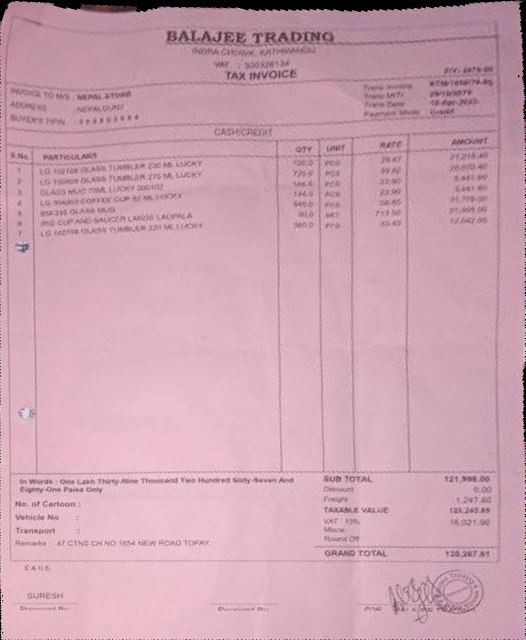
#> input picture work/Checkpoints/Previous Straightening Method/Original Perspective Basis.png, 1051 x 1280 px (shown at 1/2 size)
$ python -i preserved_rules.py   (imports and definitions only)
#> lines starting #> are read from the running program, lines starting #| are printed output that depends on the picture; after the words box and inside, x2 and y2 are one past the last pixel; in counts of white or black regions, pixels touching at a corner belong together
"""Recover printed rules from the already accepted warp before replacing it."""
import cv2,numpy as np
from printed_line_mesh import extract_rules

def sample_grid(grid,points):
    n=grid.shape[0];xy=points*(n-1);lo=np.clip(np.floor(xy).astype(int),0,n-2);f=xy-lo;x=lo[:,0];y=lo[:,1];a=f[:,0,None];b=f[:,1,None]
    return (1-a)*(1-b)*grid[y,x]+a*(1-b)*grid[y,x+1]+(1-a)*b*grid[y+1,x]+a*b*grid[y+1,x+1]

def solid_rules(gray):
    # Existing straight borders can be thicker than the reconstruction
    # detector's thin-rule limit. Long horizontal opening cannot follow text.
    h,w=gray.shape
    binary=cv2.adaptiveThreshold(gray,255,cv2.ADAPTIVE_THRESH_GAUSSIAN_C,cv2.THRESH_BINARY_INV,31,12)
    opened=cv2.morphologyEx(binary,cv2.MORPH_OPEN,np.ones((1,max(20,round(w*.2))),np.uint8))
    _,labels,stats,_=cv2.connectedComponentsWithStats(opened)
    result=[]
    for index,(x,y,ww,hh,area) in enumerate(stats):
        if index==0 or ww<w*.3 or hh>max(8,h*.015) or not h*.025<y<h*.975:continue
        xx=np.linspace(x+1,x+ww-2,33);yy=[]
        for px in xx:
            hits=np.flatnonzero(labels[y:y+hh,round(px)]==index)
            yy.append(y+np.mean(hits) if len(hits) else np.nan)
        if np.isfinite(yy).all():result.append(np.column_stack([xx,yy])/[w-1,h-1])
    return result

def accepted_output_rules(gray,accepted):
    h,w=gray.shape;scale=min(1.,640/max(h,w));oh,ow=round(h*scale),round(w*scale)
    x,y=np.meshgrid(np.linspace(0,1,ow),np.linspace(0,1,oh));p=np.stack([x,y],-1).reshape(-1,2)
    back=sample_grid(accepted,p).reshape(oh,ow,2)
    previous=cv2.remap(gray,(back[:,:,0]*(w-1)).astype(np.float32),(back[:,:,1]*(h-1)).astype(np.float32),cv2.INTER_LINEAR,borderMode=cv2.BORDER_CONSTANT,borderValue=255)
    observed=[]
    for guides,axis in ((extract_rules(previous)+solid_rules(previous),1),([p[:,::-1] for p in extract_rules(previous.T)+solid_rules(previous.T)],0)):
        for points in guides:
            observed.append((sample_grid(accepted,points),float(np.std(points[:,axis])),axis))
    return observed

def preserves_output_rules(candidate,observed,inverse_points,tolerance=.0003):
    return all(np.std(inverse_points(candidate,source)[:,axis])<=before+tolerance for source,before,axis in observed)

>>> import cv2
>>> picture = cv2.imread('../../../Checkpoints/Previous Straightening Method/Original Perspective Basis.png', cv2.IMREAD_GRAYSCALE)
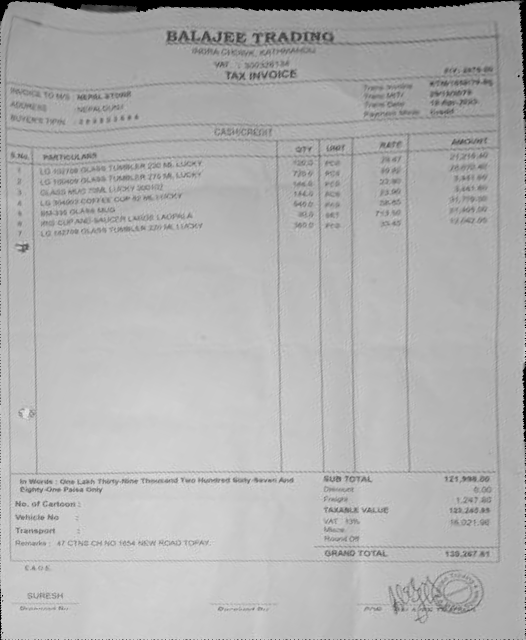
#> picture: shape (1280, 1051) (shown at 1/2 size); min 0, max 232, mean 176.4
>>> result = solid_rules(picture)
#> in solid_rules, `binary=cv2.adaptiveThreshold(gray,255,cv2.ADAPTIVE_THRESH_GAUSSIAN_C,c..`:
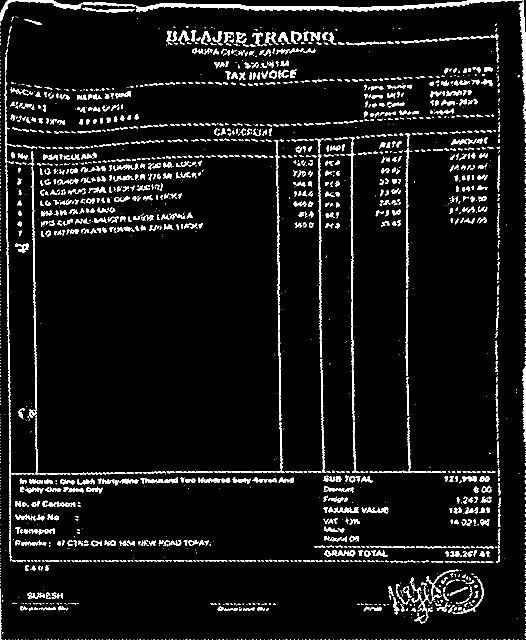
#> binary: shape (1280, 1051) (shown at 1/2 size); 6.6% white; 2161 white regions (1152 under 20 px), largest, box (x1, y1, x2, y2) and area: (0, 0, 1043, 43) 6729, (12, 425, 52, 1040) 1691, (63, 333, 74, 823) 1480
#> in solid_rules, `opened=cv2.morphologyEx(binary,cv2.MORPH_OPEN,np.ones((1,max(20,round(..`:
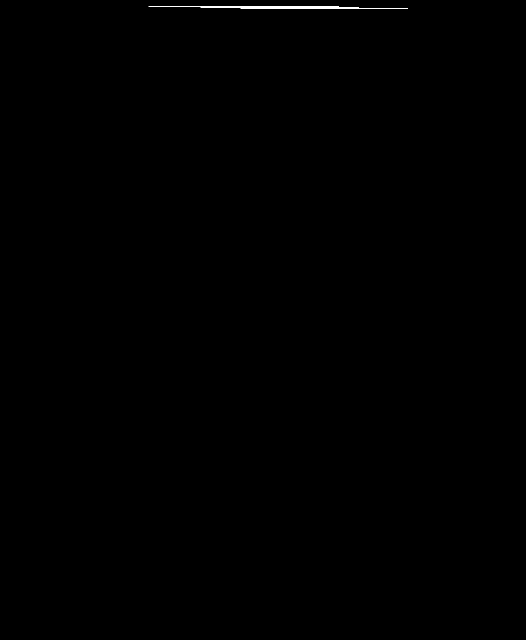
#> opened: shape (1280, 1051) (shown at 1/2 size); 0.1% white; 1 white region, box (x1, y1, x2, y2) and area: (297, 12, 816, 17) 1407
#> in solid_rules, `_,labels,stats,_=cv2.connectedComponentsWithStats(opened)`: stats = [[0, 0, 1051, 1280, 1343873], [297, 12, 519, 5, 1407]]
#> the loop in solid_rules, `for index,(x,y,ww,hh,area) in enumerate(stats):` made 2 passes
#> after the loop in solid_rules, `for index,(x,y,ww,hh,area) in enumerate(stats):`: result = []
#> result = []
